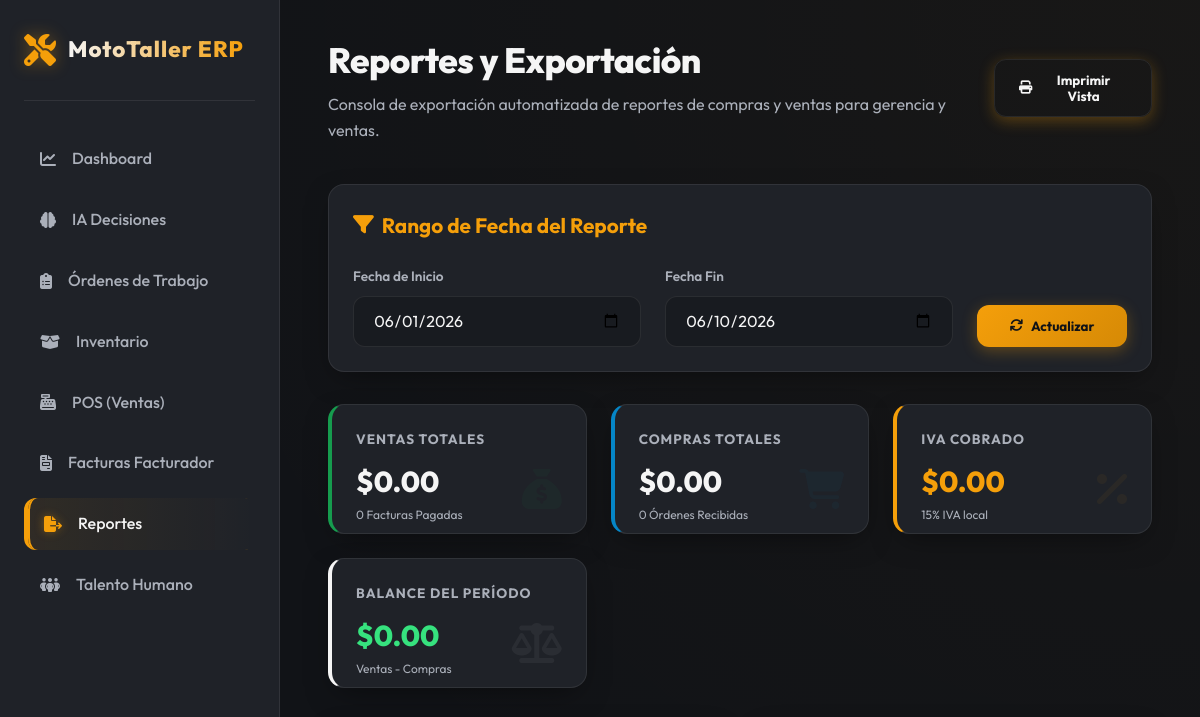
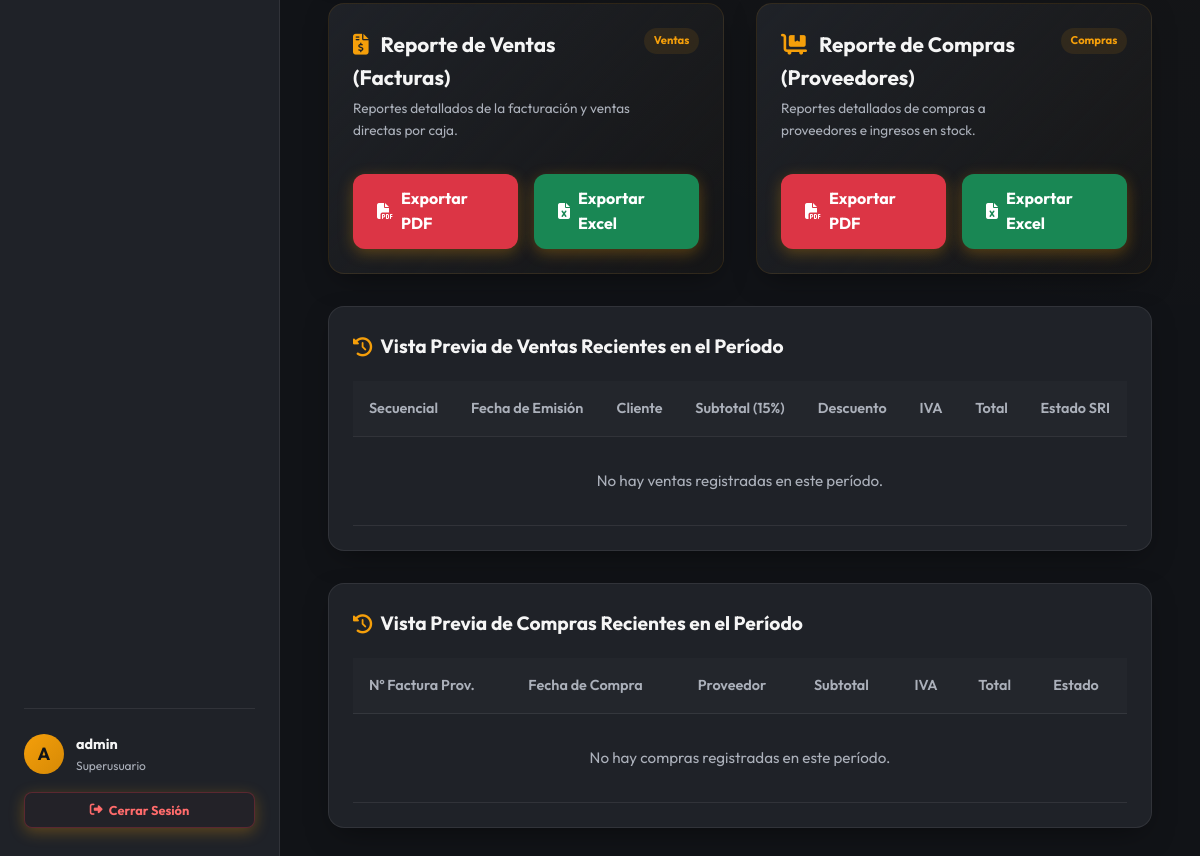
The app's page /reportes/ (signed in), older data (2 pictures, top to bottom).
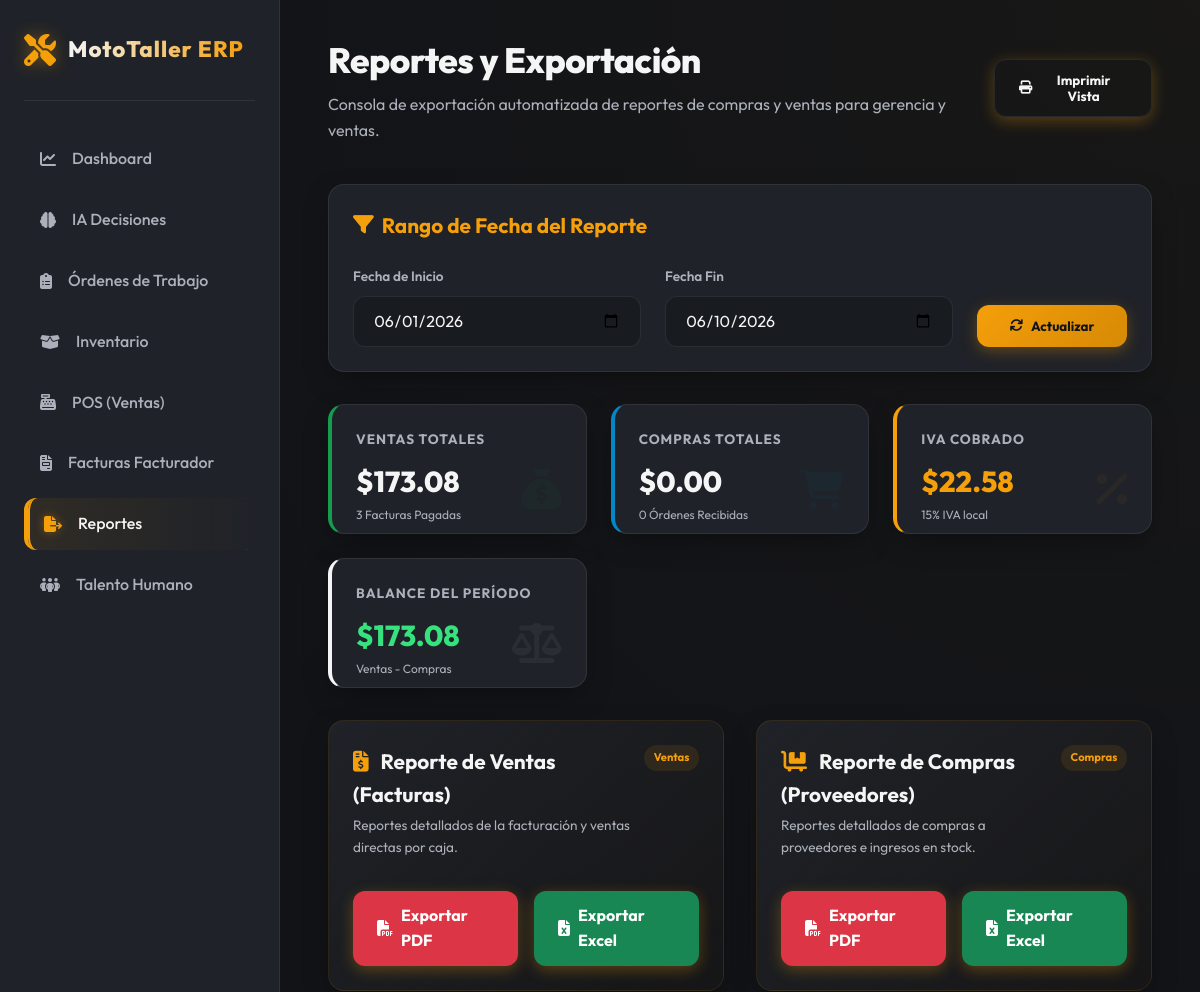
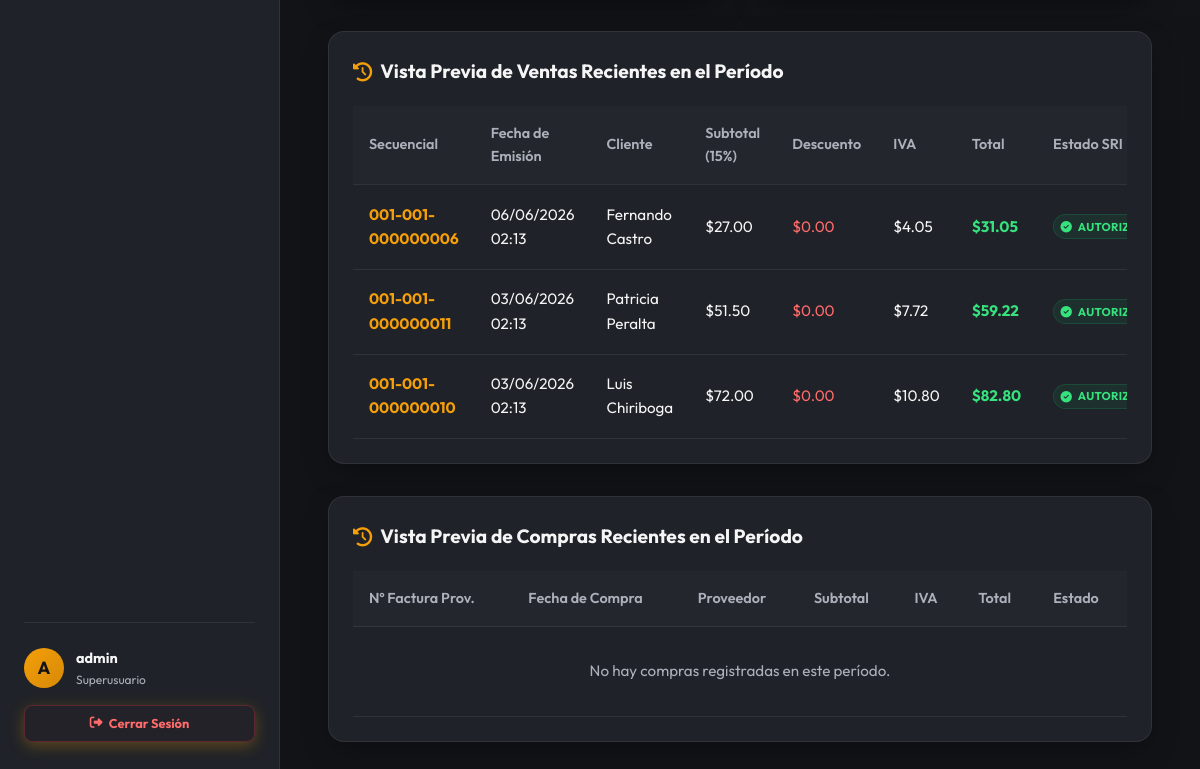
The same page, newer data (2 pictures, top to bottom).
### taller/models.py (models this page shows, shortened)
class Factura(models.Model):
    ESTADO_FACTURA = [('PAGADA', 'Pagada'), ('ANULADA', 'Anulada')]
    ESTADO_SRI_CHOICES = [
        ('PENDIENTE', 'Pendiente de Envío'),
        ('ENVIADO', 'Enviado al SRI'),
        ('AUTORIZADO', 'Autorizado y Vigente'),
        ('RECHAZADO', 'Rechazado por el SRI'),
        ('DEVUELTO', 'Devuelto / Con Errores'),
    ]
    AMBIENTE_CHOICES = [
        ('1', 'Pruebas (Test)'),
        ('2', 'Producción (Real)'),
    ]
    numero_factura = models.CharField("Nº Factura", max_length=20, unique=True)
    cliente = models.ForeignKey(Cliente, on_delete=models.PROTECT, related_name="facturas")
    orden_trabajo = models.OneToOneField(OrdenTrabajo, on_delete=models.SET_NULL, null=True, blank=True, related_name="factura")
    fecha_emision = models.DateTimeField(auto_now_add=True)
    vendedor = models.ForeignKey(User, on_delete=models.PROTECT, related_name="facturas_vendidas")
    estado = models.CharField(max_length=10, choices=ESTADO_FACTURA, default='PAGADA')
    subtotal_15 = models.DecimalField("Subtotal IVA 15%", max_digits=10, decimal_places=2, default=Decimal('0.00'))
    subtotal_0 = models.DecimalField("Subtotal IVA 0%", max_digits=10, decimal_places=2, default=Decimal('0.00'))
    total_descuento = models.DecimalField("Total Descuento", max_digits=10, decimal_places=2, default=Decimal('0.00'))
    valor_iva = models.DecimalField("Valor Total IVA", max_digits=10, decimal_places=2, default=Decimal('0.00'))
    total_pagar = models.DecimalField("Total Neto a Pagar", max_digits=10, decimal_places=2)
    clave_acceso = models.CharField("Clave de Acceso (49 dígitos)", max_length=49, unique=True, blank=True, null=True)
    numero_autorizacion = models.CharField("Número de Autorización SRI", max_length=49, blank=True, null=True)
    fecha_autorizacion = models.DateTimeField("Fecha de Autorización SRI", blank=True, null=True)
    estado_sri = models.CharField("Estado SRI", max_length=15, choices=ESTADO_SRI_CHOICES, default='PENDIENTE')
    ambiente = models.CharField("Ambiente SRI", max_length=1, choices=AMBIENTE_CHOICES, default='1')
    tipo_emision = models.CharField("Tipo Emisión SRI", max_length=1, default='1') # 1 = Normal
    xml_firmado = models.CharField("Ruta XML Firmado", max_length=255, blank=True, null=True)
    pdf_ride = models.CharField("Ruta PDF RIDE", max_length=255, blank=True, null=True)
    mensajes_error_sri = models.JSONField("Errores / Respuestas SRI", default=list, blank=True)
    class Meta:
        verbose_name = "Factura"
        verbose_name_plural = "Facturas"
        ordering = ['-fecha_emision']

class Cliente(models.Model):
    TIPO_IDENTIFICACION_CHOICES = [
        ('04', 'RUC (Persona Natural/Jurídica)'),
        ('05', 'Cédula de Identidad'),
        ('06', 'Pasaporte'),
        ('07', 'Consumidor Final'),
        ('08', 'Identificación del Exterior'),
    ]
    tipo_identificacion = models.CharField("Tipo Identificación SRI", max_length=2, choices=TIPO_IDENTIFICACION_CHOICES, default='05')
    cedula_ruc = models.CharField(
        "Cédula/RUC/Pasaporte",
        max_length=13,
        unique=True,
        validators=[validar_cedula_ruc_ecuador],
        help_text="Ingrese los 10 dígitos de la cédula, 13 del RUC o identificación."
    )
    nombre = models.CharField("Nombre o Razón Social", max_length=150)
    telefono = models.CharField("Teléfono", max_length=20, blank=True)
    email = models.EmailField("Correo Electrónico", blank=True)
    direccion = models.TextField("Dirección", blank=True)
    class Meta:
        verbose_name = "Cliente"
        verbose_name_plural = "Clientes"
        ordering = ['nombre']

### taller/views.py (the view, shortened to what this page needs)
        @login_required(login_url='taller:login')
        def _wrapped_view(request, *args, **kwargs):
            if request.user.is_superuser:
                return view_func(request, *args, **kwargs)

### taller/views.py (called while the page is built, shortened)
def role_required(allowed_roles):
    def decorator(view_func):
        @login_required(login_url='taller:login')
        def _wrapped_view(request, *args, **kwargs):
            if request.user.is_superuser:
                return view_func(request, *args, **kwargs)
        return _wrapped_view
    return decorator

### taller/templates/taller/reportes.html (shortened to what the changed rows need)
{% extends 'taller/base.html' %}
{% block content %}
<div class="header-section">
    <div>
        <h1 class="title-main">Reportes y Exportación</h1>
    </div>
</div>
<div class="card-premium" style="margin-bottom: 2rem;">
    <h2 style="font-size: 1.3rem; font-weight: 700; margin-bottom: 1.5rem; display: flex; align-items: center; gap: 0.5rem; color: var(--primary);">
        <i class="fa-solid fa-filter"></i>
        <span>Rango de Fecha del Reporte</span>
    </h2>
</div>
<div style="display: grid; grid-template-columns: repeat(auto-fit, minmax(220px, 1fr)); gap: 1.5rem; margin-bottom: 2rem;">
    <div class="card-premium" style="border-left: 4px solid var(--status-success); position: relative; overflow: hidden; display: flex; flex-direction: column; justify-content: space-between; height: 130px;">
        <div>
            <p style="font-size: 0.85rem; text-transform: uppercase; letter-spacing: 1px; color: var(--text-muted); font-weight: 700;">Ventas Totales</p>
            <h3 style="font-size: 1.8rem; font-weight: 800; color: var(--text-main); margin-top: 0.5rem;">${{ kpis.total_ventas|floatformat:2 }}</h3>
        </div>
        <p style="font-size: 0.75rem; color: var(--text-muted);">{{ kpis.cant_ventas }} Facturas Pagadas</p>
        <i class="fa-solid fa-sack-dollar" style="position: absolute; right: 1.5rem; bottom: 1.5rem; font-size: 2.5rem; opacity: 0.05; color: var(--status-success);"></i>
    </div>
    <div class="card-premium" style="border-left: 4px solid var(--primary); position: relative; overflow: hidden; display: flex; flex-direction: column; justify-content: space-between; height: 130px;">
        <div>
            <p style="font-size: 0.85rem; text-transform: uppercase; letter-spacing: 1px; color: var(--text-muted); font-weight: 700;">IVA Cobrado</p>
            <h3 style="font-size: 1.8rem; font-weight: 800; color: var(--primary); margin-top: 0.5rem;">${{ kpis.iva_ventas|floatformat:2 }}</h3>
        </div>
    </div>
    <div class="card-premium" style="border-left: 4px solid var(--text-main); position: relative; overflow: hidden; display: flex; flex-direction: column; justify-content: space-between; height: 130px;">
        <div>
            <p style="font-size: 0.85rem; text-transform: uppercase; letter-spacing: 1px; color: var(--text-muted); font-weight: 700;">Balance del Período</p>
            <h3 style="font-size: 1.8rem; font-weight: 800; color: {% if kpis.balance >= 0 %}hsl(145, 75%, 55%){% else %}#ff6b6b{% endif %}; margin-top: 0.5rem;">
                ${{ kpis.balance|floatformat:2 }}
            </h3>
        </div>
    </div>
</div>
<div style="display: grid; grid-template-columns: 1fr; gap: 2rem;">
    <div class="card-premium">
        <div class="table-container">
            <table class="table-premium">
                <thead>
                    <tr>
                        <th>Secuencial</th>
                        <th>Fecha de Emisión</th>
                        <th>Cliente</th>
                        <th>Subtotal (15%)</th>
                        <th>Descuento</th>
                        <th>IVA</th>
                        <th>Total</th>
                        <th>Estado SRI</th>
                    </tr>
                </thead>
                <tbody>
                    {% for v in preview_ventas %}
                    <tr>
                        <td style="font-weight: bold; color: var(--primary);">{{ v.numero_factura }}</td>
                        <td>{{ v.fecha_emision|date:"d/m/Y H:i" }}</td>
                        <td>{{ v.cliente.nombre }}</td>
                        <td>${{ v.subtotal_15|floatformat:2 }}</td>
                        <td style="color: #ff6b6b;">${{ v.total_descuento|floatformat:2 }}</td>
                        <td>${{ v.valor_iva|floatformat:2 }}</td>
                        <td style="font-weight: 700; color: hsl(145, 75%, 55%);">${{ v.total_pagar|floatformat:2 }}</td>
                        <td>
                            {% if v.estado_sri == 'AUTORIZADO' %}
                                <span class="badge-status badge-terminado" style="font-size: 0.75em; padding: 0.15rem 0.4rem;"><i class="fa-solid fa-circle-check"></i> AUTORIZADO</span>
                            {% else %}
                                <span class="badge-status badge-pendiente" style="font-size: 0.75em; padding: 0.15rem 0.4rem;">{{ v.estado_sri }}</span>
                            {% endif %}
                        </td>
                    </tr>
                    {% empty %}
                    <tr>
                        <td colspan="8" style="text-align: center; color: var(--text-muted); padding: 2rem;">No hay ventas registradas en este período.</td>
                    </tr>
                    {% endfor %}
                </tbody>
            </table>
        </div>
    </div>
    <div class="card-premium">
        <div class="table-container">
            <table class="table-premium">
                <thead>
                    <tr>
                        <th>Nº Factura Prov.</th>
                        <th>Fecha de Compra</th>
                        <th>Proveedor</th>
                        <th>Subtotal</th>
                        <th>IVA</th>
                        <th>Total</th>
                        <th>Estado</th>
                    </tr>
                </thead>
            </table>
        </div>
    </div>
</div>
{% endblock %}

Row changes from the older to the newer data that the page shows:
added Factura: numero_factura "001-001-000000006", fecha_emision "06/06/2026 02:13", cliente.nombre "Fernando Castro", subtotal_15 "27.00", total_descuento "0.00", valor_iva "4.05", total_pagar "31.05", estado_sri "AUTORIZADO" (drawn)
added Factura: numero_factura "001-001-000000011", fecha_emision "03/06/2026 02:13", cliente.nombre "Patricia Peralta", subtotal_15 "51.50", total_descuento "0.00", valor_iva "7.72", total_pagar "59.22", estado_sri "AUTORIZADO" (drawn)
added Factura: numero_factura "001-001-000000010", fecha_emision "03/06/2026 02:13", cliente.nombre "Luis Chiriboga", subtotal_15 "72.00", total_descuento "0.00", valor_iva "10.80", total_pagar "82.80", estado_sri "AUTORIZADO" (drawn)
Text that changed along with them:
{{ kpis.total_ventas|floatformat:2 }}: "0.00" → "173.08"
{{ kpis.cant_ventas }}: "0" → "3"
{{ kpis.iva_ventas|floatformat:2 }}: "0.00" → "22.58"
{{ kpis.balance|floatformat:2 }}: "0.00" → "173.08"
text no longer shown: "No hay ventas registradas en este período."
